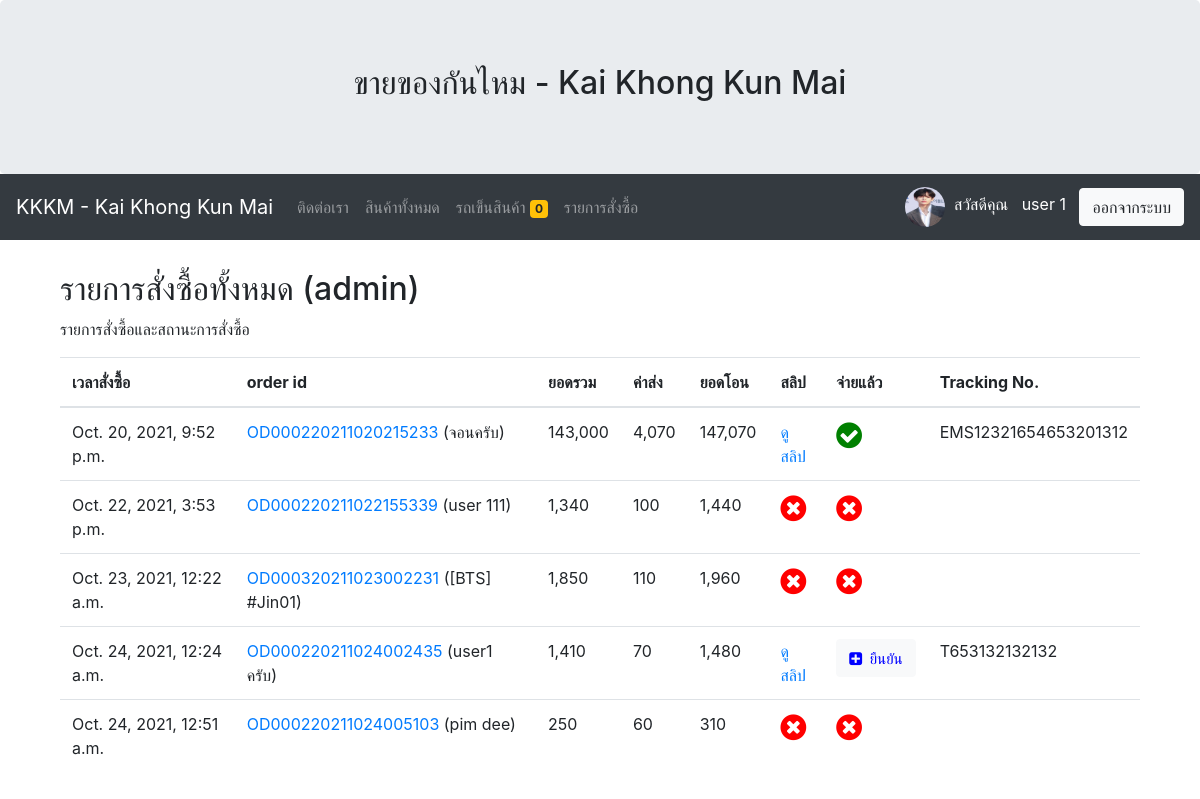
/allorderlist/ (signed in), run on an earlier commit of the app's database.
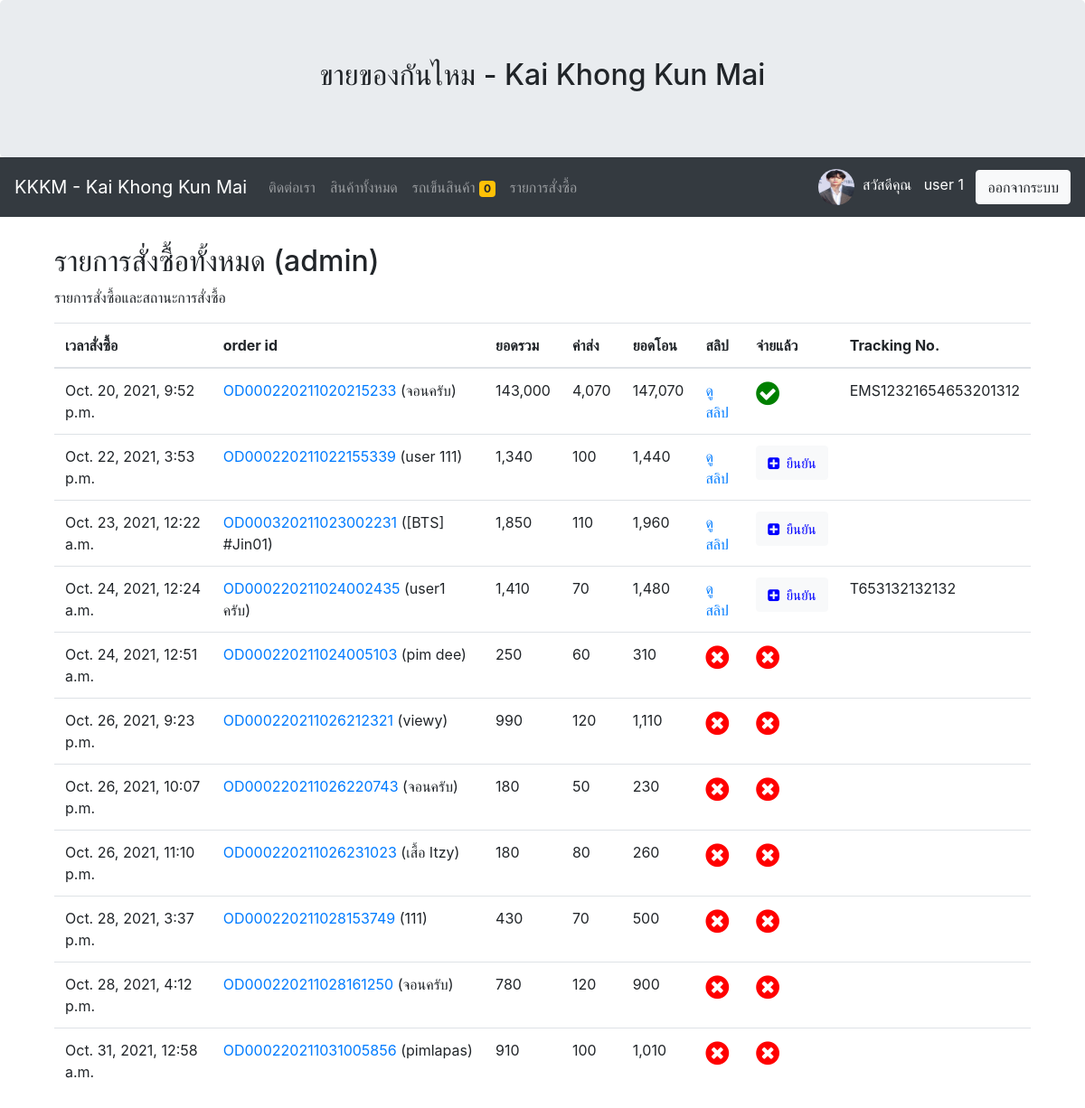
And on a later commit of the database.
### myapp/models.py (models this page shows, shortened)
class OrderPending(models.Model):
	orderid = models.CharField(max_length=100)
	user = models.ForeignKey(User,on_delete=models.CASCADE) #บังคับให้ login
	address = models.TextField()
	shipping = models.CharField(max_length=100)
	name = models.CharField(max_length=100)
	tel = models.CharField(max_length=100)
	address = models.TextField()
	shipping = models.CharField(max_length=100)
	payment = models.CharField(max_length=100)
	other = models.TextField(max_length=200,null=True,blank=True) #ต้องเพิ่ม blank=True ด้วย
	stamp = models.DateTimeField(auto_now_add=True,blank=True,null=True)
	paid = models.BooleanField(default=False)
	slip = models.ImageField(upload_to="gallery_slip",null=True,blank=True)
	sliptime = models.CharField(max_length=200,null=True,blank=True)
	paymentid = models.CharField(max_length=200,null=True,blank=True)
	trackingnumber = models.CharField(max_length=200,null=True,blank=True)

### myapp/views.py (the view)
# urls.py: path('allorderlist/',AllOrderListPage,name='allorderlist-page'),
def AllOrderListPage(request):
	context = {}
	order = OrderPending.objects.all()
	for od in order:
		orderid = od.orderid
		odlist = OrderList.objects.filter(orderid=orderid)
		total = sum([ c.total for c in odlist])
		od.total = total
		count = sum([ c.quantity for c in odlist])
		if od.shipping == 'ems':
			shipcost = sum([50 if i == 0 else 10 for i in range(count)])
		else:
			shipcost = sum([30 if i == 0 else 10 for i in range(count)])
		if od.payment == 'cod':
			shipcost += 30
		od.shipcost = shipcost
	context['allorder'] = order
	return render(request, 'myapp/allorderlist.html',context)

### myapp/template/myapp/allorderlist.html
{% extends 'myapp/base.html' %}
{% load humanize %}
{% block article %}
<div class="container">
	  <h2>รายการสั่งซื้อทั้งหมด (admin)</h2>
	  <p>รายการสั่งซื้อและสถานะการสั่งซื้อ</p>
	  <table class="table">
		<thead>
		<tr>
		  <th>เวลาสั่งซื้อ</th>
		  <th>order id</th>
		  <th>ยอดรวม</th>
		  <th>ค่าส่ง</th>
		  <th>ยอดโอน</th>
		  <th>สลิป</th>
		  <th>จ่ายแล้ว</th>
		  <th>Tracking No.</th>
		</tr>
		</thead>
		<tbody>
		{% for od in allorder %}
		<tr>
		  <td>{{od.stamp}}</td>
		  <td><a href="{% url 'updatetracking' od.orderid %}">{{od.orderid}}</a> ({{od.name}})</td>
		  <td>{{od.total|intcomma}}</td>
		  <td>{{od.shipcost|intcomma}}</td>
		  <td>{{od.total|add:od.shipcost|intcomma}}</td>
		  <td>
		  {% if od.slip %}
			<a href="{{od.slip.url}}">ดูสลิป </a>
		  {% else %}
			<i class="fa fa-times-circle" style="font-size: 30px ;color:red;"></i>
		  {% endif %}
		  </td>
		  <td>
		  	{% if od.paid and od.slip %}
		  		<a href="{% url 'updatestatus' od.orderid 'cancel' %}"><i class="	fa fa-check-circle" style="font-size: 30px ;color:green;"></i></a>
		  	{% elif od.paid == False and not od.slip %}
		  		<i class="fa fa-times-circle" style="font-size: 30px ;color:red;"></i>
		  	{% else %}
		  		<a class="btn btn-light" href="{% url 'updatestatus' od.orderid 'confirm' %}"><i class="fa fa-plus-square" style="font-size: 15px ;color:blue;">&nbsp&nbspยืนยัน</i></a>
		  	{% endif %}
		  </td>
		  <td>
		  	{% if od.trackingnumber != None %}
		  		{{od.trackingnumber}}
		  	{% endif %}
		</td>
		</tr>
		{% endfor %}
		</tbody>
	  </table>
</div>
{% endblock article %}

What changed in the data, as far as the page shows it:
changed OrderPending "Oct. 22, 2021, 3:53 p.m.": now shows "ดูสลิป ยืนยัน"
changed OrderPending "Oct. 23, 2021, 12:22 a.m.": now shows "ดูสลิป ยืนยัน"
added OrderPending: stamp "Oct. 26, 2021, 9:23 p.m.", orderid "OD000220211026212321", name "viewy", total "990", shipcost "120", total|add "1,110", paid False (drawn)
added OrderPending: stamp "Oct. 26, 2021, 10:07 p.m.", orderid "OD000220211026220743", name "จอนครับ", total "180", shipcost "50", total|add "230", paid False (drawn)
added OrderPending: stamp "Oct. 26, 2021, 11:10 p.m.", orderid "OD000220211026231023", name "เสื้อ Itzy", total "180", shipcost "80", total|add "260", paid False (drawn)
added OrderPending: stamp "Oct. 28, 2021, 3:37 p.m.", orderid "OD000220211028153749", name "111", total "430", shipcost "70", total|add "500", paid False (drawn)
added OrderPending: stamp "Oct. 28, 2021, 4:12 p.m.", orderid "OD000220211028161250", name "จอนครับ", total "780", shipcost "120", total|add "900", paid False (drawn)
added OrderPending: stamp "Oct. 31, 2021, 12:58 a.m.", orderid "OD000220211031005856", name "pimlapas", total "910", shipcost "100", total|add "1,010", paid False (drawn)
